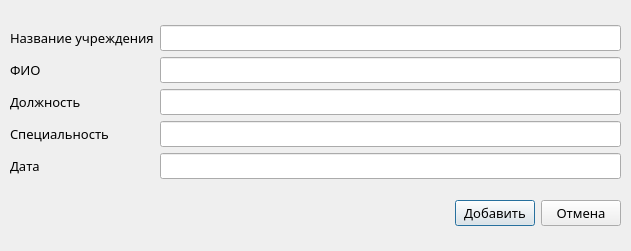
<?xml version="1.0" encoding="UTF-8"?>
<ui version="4.0">
 <class>NewVisitWindow</class>
 <widget class="QDialog" name="NewVisitWindow">
  <property name="geometry">
   <rect>
    <x>0</x>
    <y>0</y>
    <width>631</width>
    <height>251</height>
   </rect>
  </property>
  <property name="windowTitle">
   <string>Новый визит</string>
  </property>
  <widget class="QWidget" name="layoutWidget_2">
   <property name="geometry">
    <rect>
     <x>10</x>
     <y>10</y>
     <width>611</width>
     <height>231</height>
    </rect>
   </property>
   <layout class="QVBoxLayout" name="verticalLayout_3">
    <item>
     <layout class="QHBoxLayout" name="horizontalLayout_2">
      <item>
       <layout class="QVBoxLayout" name="verticalLayout_2">
        <item>
         <widget class="QLabel" name="organizationLabel">
          <property name="font">
           <font>
            <family>Century Gothic</family>
            <pointsize>10</pointsize>
           </font>
          </property>
          <property name="text">
           <string>Название учреждения</string>
          </property>
         </widget>
        </item>
        <item>
         <widget class="QLabel" name="fullNameLabel">
          <property name="font">
           <font>
            <family>Century Gothic</family>
            <pointsize>10</pointsize>
           </font>
          </property>
          <property name="text">
           <string>ФИО</string>
          </property>
         </widget>
        </item>
        <item>
         <widget class="QLabel" name="currentPositionLabel">
          <property name="font">
           <font>
            <family>Century Gothic</family>
            <pointsize>10</pointsize>
           </font>
          </property>
          <property name="text">
           <string>Должность</string>
          </property>
         </widget>
        </item>
        <item>
         <widget class="QLabel" name="specializationLabel">
          <property name="font">
           <font>
            <family>Century Gothic</family>
            <pointsize>10</pointsize>
           </font>
          </property>
          <property name="text">
           <string>Специальность</string>
          </property>
         </widget>
        </item>
        <item>
         <widget class="QLabel" name="dataLabel">
          <property name="font">
           <font>
            <family>Century Gothic</family>
            <pointsize>10</pointsize>
           </font>
          </property>
          <property name="text">
           <string>Дата</string>
          </property>
         </widget>
        </item>
       </layout>
      </item>
      <item>
       <layout class="QVBoxLayout" name="verticalLayout_4">
        <item>
         <widget class="QLineEdit" name="organizationLineEdit">
          <property name="font">
           <font>
            <family>Century Gothic</family>
            <pointsize>10</pointsize>
           </font>
          </property>
         </widget>
        </item>
        <item>
         <widget class="QLineEdit" name="fullNameLineEdit">
          <property name="font">
           <font>
            <family>Century Gothic</family>
            <pointsize>10</pointsize>
           </font>
          </property>
         </widget>
        </item>
        <item>
         <widget class="QLineEdit" name="currentPositionLineEdit">
          <property name="font">
           <font>
            <family>Century Gothic</family>
            <pointsize>10</pointsize>
           </font>
          </property>
         </widget>
        </item>
        <item>
         <widget class="QLineEdit" name="specializationLineEdit">
          <property name="font">
           <font>
            <family>Century Gothic</family>
            <pointsize>10</pointsize>
           </font>
          </property>
         </widget>
        </item>
        <item>
         <widget class="QLineEdit" name="dataLineEdit">
          <property name="font">
           <font>
            <family>Century Gothic</family>
            <pointsize>10</pointsize>
           </font>
          </property>
         </widget>
        </item>
       </layout>
      </item>
     </layout>
    </item>
    <item>
     <layout class="QHBoxLayout" name="horizontalLayout_3">
      <item>
       <spacer name="horizontalSpacer_3">
        <property name="orientation">
         <enum>Qt::Horizontal</enum>
        </property>
        <property name="sizeHint" stdset="0">
         <size>
          <width>40</width>
          <height>20</height>
         </size>
        </property>
       </spacer>
      </item>
      <item>
       <widget class="QPushButton" name="addVisitButton">
        <property name="font">
         <font>
          <family>Century Gothic</family>
          <pointsize>10</pointsize>
         </font>
        </property>
        <property name="text">
         <string>Добавить</string>
        </property>
       </widget>
      </item>
      <item>
       <widget class="QPushButton" name="cancelVisitButton">
        <property name="font">
         <font>
          <family>Century Gothic</family>
          <pointsize>10</pointsize>
         </font>
        </property>
        <property name="text">
         <string>Отмена</string>
        </property>
       </widget>
      </item>
     </layout>
    </item>
   </layout>
  </widget>
 </widget>
 <resources/>
 <connections/>
</ui>
